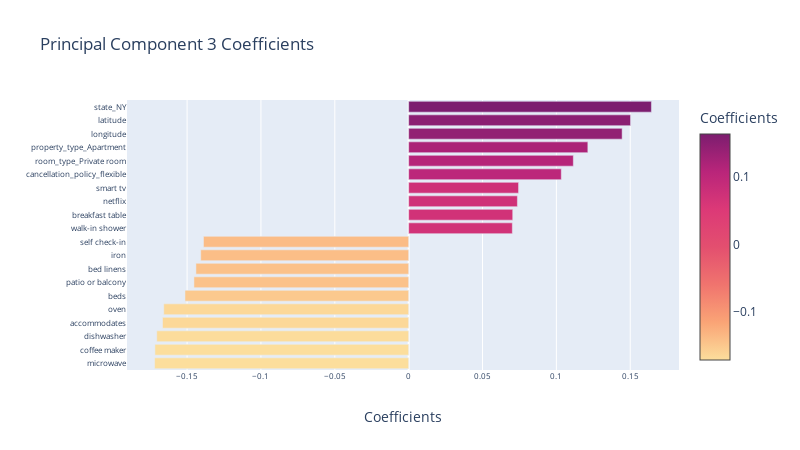

This figure's notebook cell:
### Markdown cell above
## Component 3

### Code cell
fig_3 = plot_pca_dim(pca, f_val_features, 2, 10)
fig_3

### Figure 1 — Plotly figure (JSON) as saved in the notebook; plotly's stock layout.template omitted (floating-point values rounded to 4 significant figures)
{"data": [{"alignmentgroup": "True", "hoverlabel": {"namelength": 0}, "hovertemplate": "<b>%{hovertext}</b><br><br>Coefficients=%{marker.color}<br>=%{y}", "hovertext": ["microwave", "coffee maker", "dishwasher", "accommodates", "oven", "beds", "patio or balcony", "bed linens", "iron", "self check-in", "walk-in shower", "breakfast table", "netflix", "smart tv", "cancellation_policy_flexible", "room_type_Private room", "property_type_Apartment", "longitude", "latitude", "state_NY"], "legendgroup": "", "marker": {"cmax": 0.1643, "cmin": -0.172, "color": [-0.172, -0.1718, -0.1705, -0.1666, -0.1658, -0.1514, -0.1454, -0.144, -0.1408, -0.1389, 0.07018, 0.07045, 0.07361, 0.07439, 0.1033, 0.1115, 0.1213, 0.1445, 0.1502, 0.1643], "colorbar": {"title": {"text": "Coefficients"}}, "colorscale": [[0, "rgb(252, 222, 156)"], [0.1667, "rgb(250, 164, 118)"], [0.3333, "rgb(240, 116, 110)"], [0.5, "rgb(227, 79, 111)"], [0.6667, "rgb(220, 57, 119)"], [0.8333, "rgb(185, 37, 122)"], [1, "rgb(124, 29, 111)"]], "showscale": true}, "name": "", "offsetgroup": "", "orientation": "h", "showlegend": false, "textposition": "auto", "type": "bar", "uid": "94449f31-ece9-4edd-a74e-e879ae153ffa", "x": [-0.172, -0.1718, -0.1705, -0.1666, -0.1658, -0.1514, -0.1454, -0.144, -0.1408, -0.1389, 0.07018, 0.07045, 0.07361, 0.07439, 0.1033, 0.1115, 0.1213, 0.1445, 0.1502, 0.1643], "xaxis": "x", "y": ["microwave", "coffee maker", "dishwasher", "accommodates", "oven", "beds", "patio or balcony", "bed linens", "iron", "self check-in", "walk-in shower", "breakfast table", "netflix", "smart tv", "cancellation_policy_flexible", "room_type_Private room", "property_type_Apartment", "longitude", "latitude", "state_NY"], "yaxis": "y"}], "layout": {"barmode": "relative", "grid": {"xaxes": ["x"], "xgap": 0.1, "xside": "bottom", "yaxes": ["y"], "ygap": 0.1, "yside": "left"}, "height": 450, "legend": {"tracegroupgap": 0}, "title": {"text": "Principal Component 3 Coefficients"}, "width": 800, "xaxis": {"tickfont": {"size": 8}, "title": {"text": "Coefficients"}}, "yaxis": {"tickfont": {"size": 8}, "title": {"text": ""}}}}
